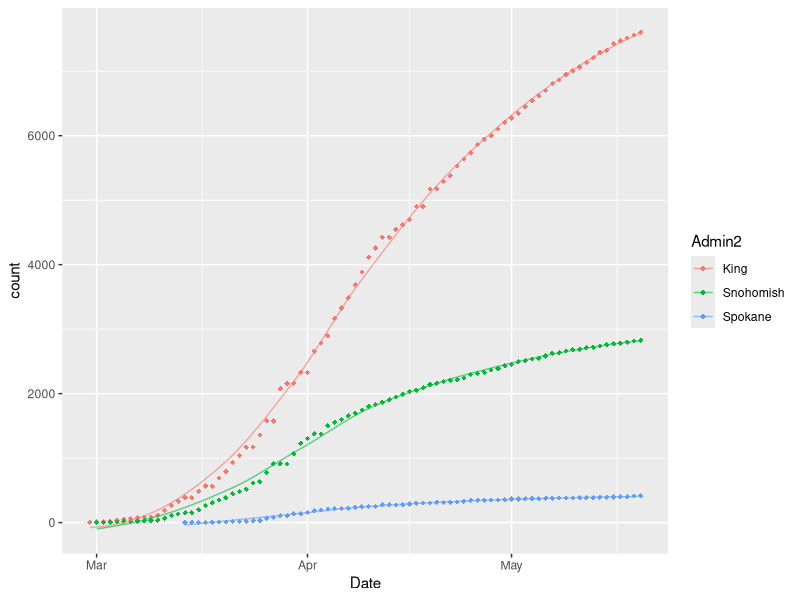
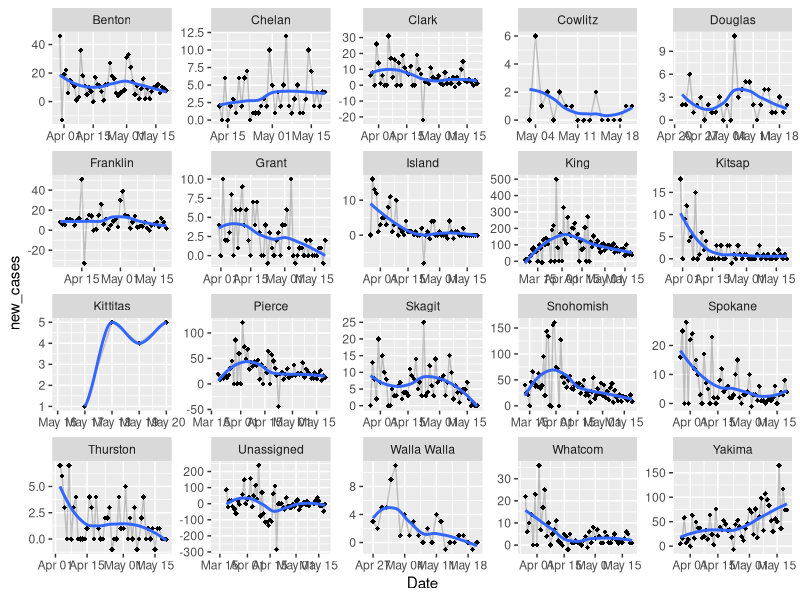

These charts were generated, in order, by the following R code: (Note: this script raises an error after producing the figures.)
library(tidyverse)
library(lubridate)
# read US Cases into Rstudio ----------------------------------------------

covid_cases_us <- read.csv(here::here("data","covid_US_cases_raw.csv"),stringsAsFactors = F)

# tidy up the data for graphing
recent_date <- colnames(covid_cases_us)[length(covid_cases_us)]
head(covid_cases_us)

str(covid_cases_us)

UID_dates<- covid_cases_us %>% select(UID,X1.22.20:recent_date) %>% gather(key = Date, value= count,-UID)

UID_info<- covid_cases_us %>% select(-c(X1.22.20:recent_date))

covid_US_cases_tidy<- left_join(UID_info,UID_dates,by="UID")

covid_US_cases_tidy<-covid_US_cases_tidy %>% mutate(Date=gsub("X","",Date))
str(covid_US_cases_tidy)

cols<- names(covid_US_cases_tidy[c(1:8,11)])

#Use lapply() to coerce and replace the chosen columns:
covid_US_cases_tidy[cols] <- lapply(covid_US_cases_tidy[cols], factor)  ## as.factor() could also be used
covid_US_cases_tidy$Date<- mdy(covid_US_cases_tidy$Date)
str(covid_US_cases_tidy)
#write.csv(covid_US_cases_tidy,file='./data/covid_US_cases_tidy.csv')





# list of counties in Washington

covid_US_cases_tidy %>% filter(Province_State=="Washington") %>% group_by(Admin2) %>%
  summarise(m=max(count)) %>% arrange(desc(m))

# total cumulative cases in Washington state, King and Spkane county

covid_US_cases_tidy %>% filter(Province_State=="Washington",Admin2=="King"|Admin2=="Spokane"|Admin2=="Snohomish",count>01) %>% group_by(Admin2) %>%
  arrange(desc(Date)) %>% select(-c(iso2:FIPS,Country_Region)) %>% group_by(Date)%>%
  ggplot(aes(Date,count,color=Admin2))+geom_point(shape=18)+
  geom_line(stat='smooth',se=F,alpha=.6)


covid_US_cases_tidy %>%filter(Province_State=='Washington',count>50) %>%
  group_by(Admin2) %>%
  arrange(-desc(Date)) %>% select(-c(iso2:FIPS,Country_Region)) %>%
  mutate(count_lag=lag(count,1),new_cases=count-count_lag) %>% group_by(Date) %>%
  ggplot(aes(Date,new_cases))+
  geom_point(shape=18)+geom_line(alpha=.2)+geom_smooth(se=F)+
  facet_wrap(~Admin2,scale='free')

# all us state and then some
drop_ship <- c("Diamond Princess","Grand Princess")
drop_state <- c("New Jersey","New York","Massachusetts","California",)
protest_states <- c("Minnesota","Texas","Colorado","Michigan","Illinois",
                    "Wisconsin","Ohio","Mississippi","North Carolina","Alabama","Arizona")

covid_US_cases_tidy %>%
  select(-c(iso2:FIPS,Admin2,Country_Region)) %>%
  group_by(Province_State,Date) %>%
  summarise(count=sum(count,na.rm=T)) %>%
  filter(Date>"2020-04-20",!Province_State %in% drop_ship) %>%
  #filter(!Province_State %in% drop_state) %>%
  #filter(Province_State %in% protest_states) %>%
  mutate(new_cases= count-lag(count))%>%
  group_by(Date,Province_State) %>% arrange(desc(Date,new_cases)) %>%
  ggplot(aes(x=Date,new_cases))+ geom_point(size=.2)+
  geom_line()+
  facet_wrap(~Province_State,scales = 'free')+
  ggtitle("new cases in the States since 4/21\nBlue simple linear regression, pink with error bars, loess")+
  geom_smooth(method='lm',color='blue',se=F)+
geom_smooth(color='pink',size=.6)
